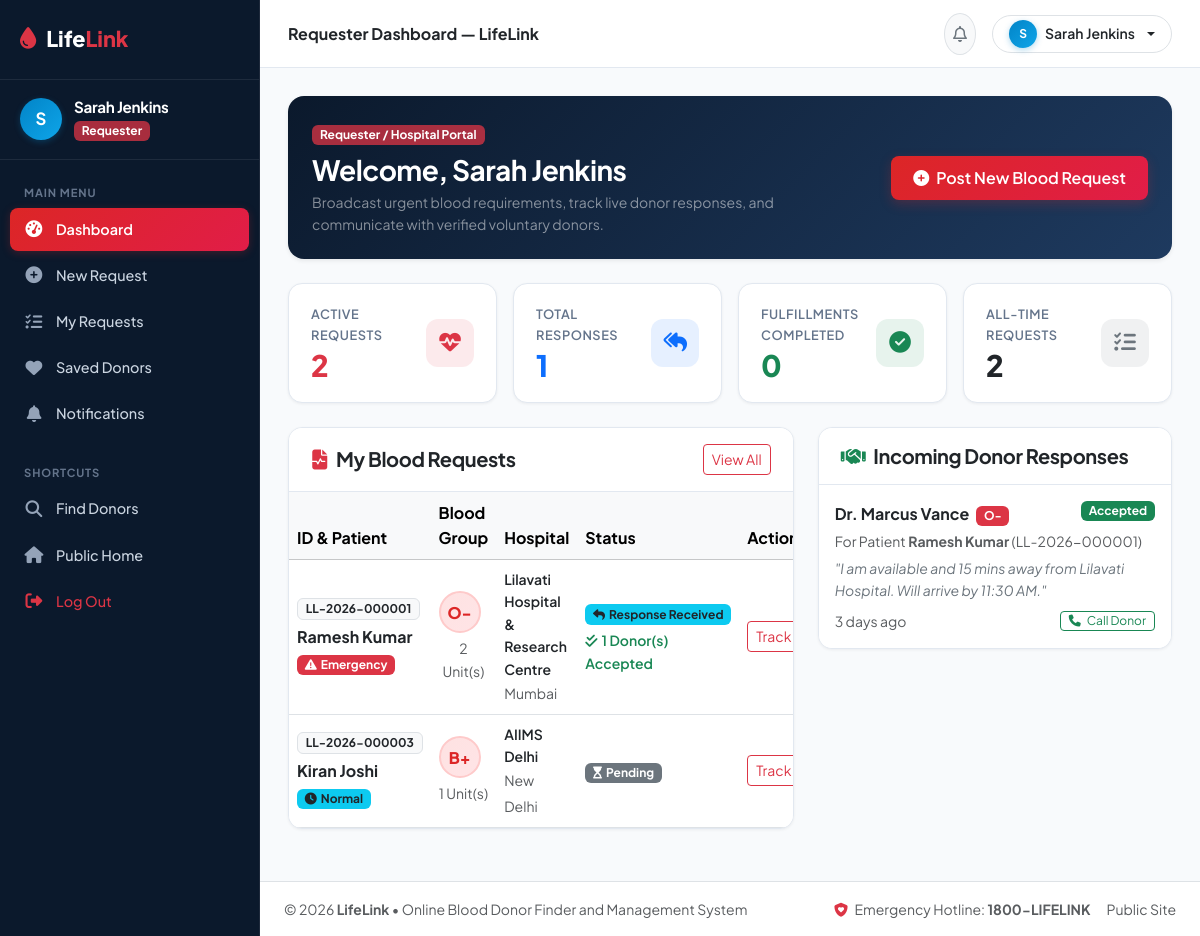
Page /requester/dashboard.php (signed in) on the committed database.
### tables this page shows
CREATE TABLE IF NOT EXISTS `blood_requests` (
  `request_id` INT AUTO_INCREMENT PRIMARY KEY,
  `unique_request_number` VARCHAR(30) UNIQUE NOT NULL,
  `requester_id` INT NOT NULL,
  `patient_name` VARCHAR(100) NOT NULL,
  `blood_group` ENUM('A+', 'A-', 'B+', 'B-', 'AB+', 'AB-', 'O+', 'O-') NOT NULL,
  `units_required` INT NOT NULL DEFAULT 1,
  `hospital_name` VARCHAR(150) NOT NULL,
  `hospital_address` TEXT NOT NULL,
  `state` VARCHAR(100) NOT NULL,
  `city` VARCHAR(100) NOT NULL,
  `pin_code` VARCHAR(20) NOT NULL,
  `required_date` DATE NOT NULL,
  `urgency` ENUM('Normal', 'Urgent', 'Emergency') DEFAULT 'Normal',
  `additional_information` TEXT NULL,
  `contact_person` VARCHAR(100) NOT NULL,
  `contact_phone` VARCHAR(20) NOT NULL,
  `status` ENUM('Pending', 'Donors Notified', 'Donor Response Received', 'Accepted', 'In Progress', 'Completed', 'Cancelled') DEFAULT 'Pending',
  `hospital_confirmed` TINYINT(1) DEFAULT 0,
  `hospital_confirmed_at` TIMESTAMP NULL,
  `hospital_notes` TEXT NULL,
  `created_at` TIMESTAMP DEFAULT CURRENT_TIMESTAMP,
  `updated_at` TIMESTAMP DEFAULT CURRENT_TIMESTAMP ON UPDATE CURRENT_TIMESTAMP,
  CONSTRAINT `fk_requests_requester` FOREIGN KEY (`requester_id`) REFERENCES `users` (`user_id`) ON DELETE CASCADE
);

CREATE TABLE IF NOT EXISTS `request_responses` (
  `response_id` INT AUTO_INCREMENT PRIMARY KEY,
  `request_id` INT NOT NULL,
  `donor_id` INT NOT NULL,
  `response_status` ENUM('Pending', 'Accepted', 'Rejected') DEFAULT 'Pending',
  `response_message` TEXT NULL,
  `consent_reviewed` TINYINT(1) DEFAULT 1,
  `consent_interest` TINYINT(1) DEFAULT 1,
  `consent_medical_confirmation` TINYINT(1) DEFAULT 1,
  `consent_contact_sharing` TINYINT(1) DEFAULT 1,
  `consent_date` TIMESTAMP NULL DEFAULT CURRENT_TIMESTAMP,
  `response_date` TIMESTAMP DEFAULT CURRENT_TIMESTAMP,
  UNIQUE KEY `unique_request_donor` (`request_id`, `donor_id`),
  CONSTRAINT `fk_responses_request` FOREIGN KEY (`request_id`) REFERENCES `blood_requests` (`request_id`) ON DELETE CASCADE,
  CONSTRAINT `fk_responses_donor` FOREIGN KEY (`donor_id`) REFERENCES `donors` (`donor_id`) ON DELETE CASCADE
);

CREATE TABLE IF NOT EXISTS `users` (
  `user_id` INT AUTO_INCREMENT PRIMARY KEY,
  `full_name` VARCHAR(100) NOT NULL,
  `email` VARCHAR(100) UNIQUE NOT NULL,
  `phone` VARCHAR(20) NOT NULL,
  `password` VARCHAR(255) NOT NULL,
  `role` ENUM('donor', 'requester', 'admin') NOT NULL DEFAULT 'donor',
  `account_status` ENUM('active', 'deactivated', 'suspended') DEFAULT 'active',
  `verification_status` ENUM('unverified', 'pending', 'verified', 'rejected') DEFAULT 'pending',
  `created_at` TIMESTAMP DEFAULT CURRENT_TIMESTAMP,
  `updated_at` TIMESTAMP DEFAULT CURRENT_TIMESTAMP ON UPDATE CURRENT_TIMESTAMP
);

CREATE TABLE IF NOT EXISTS `donors` (
  `donor_id` INT AUTO_INCREMENT PRIMARY KEY,
  `user_id` INT UNIQUE NOT NULL,
  `blood_group` ENUM('A+', 'A-', 'B+', 'B-', 'AB+', 'AB-', 'O+', 'O-') NOT NULL,
  `date_of_birth` DATE NULL,
  `gender` ENUM('Male', 'Female', 'Other') DEFAULT 'Male',
  `state` VARCHAR(100) NOT NULL,
  `city` VARCHAR(100) NOT NULL,
  `area` VARCHAR(100) NULL,
  `pin_code` VARCHAR(20) NOT NULL,
  `availability` ENUM('Available', 'Temporarily Unavailable', 'Not Accepting Requests') DEFAULT 'Available',
  `last_donation_date` DATE NULL,
  `profile_description` TEXT NULL,
  `badges` VARCHAR(255) DEFAULT 'First Donation',
  `hide_phone` TINYINT(1) DEFAULT 0,
  `screening_completed` TINYINT(1) DEFAULT 0,
  `screening_answers` TEXT NULL,
  `screening_date` TIMESTAMP NULL,
  `verification_notes` TEXT NULL,
  `created_at` TIMESTAMP DEFAULT CURRENT_TIMESTAMP,
  `updated_at` TIMESTAMP DEFAULT CURRENT_TIMESTAMP ON UPDATE CURRENT_TIMESTAMP,
  CONSTRAINT `fk_donors_user` FOREIGN KEY (`user_id`) REFERENCES `users` (`user_id`) ON DELETE CASCADE
);

### requester/dashboard.php (the view, shortened to what the rows shown need)
<?php
require_once __DIR__ . '/../includes/functions.php';
require_once __DIR__ . '/../includes/auth.php';
$currentUser = getCurrentUser();
$userId = $currentUser['user_id'];
try {
    $stmtReqs = $db->prepare("SELECT r.*,
                             (SELECT COUNT(*) FROM request_responses rr WHERE rr.request_id = r.request_id) as total_responses,
                             (SELECT COUNT(*) FROM request_responses rr WHERE rr.request_id = r.request_id AND rr.response_status = 'Accepted') as accepted_responses
                             FROM blood_requests r
                             WHERE r.requester_id = ?
                             ORDER BY (r.urgency = 'Emergency') DESC, r.created_at DESC LIMIT 5");
    $stmtReqs->execute([$userId]);
    $recentRequests = $stmtReqs->fetchAll();
    $stmtDonorResp = $db->prepare("SELECT rr.*, r.unique_request_number, r.patient_name, u.full_name as donor_name, u.phone as donor_phone, d.blood_group, d.city as donor_city
                                  FROM request_responses rr
                                  JOIN blood_requests r ON rr.request_id = r.request_id
                                  JOIN donors d ON rr.donor_id = d.donor_id
                                  JOIN users u ON d.user_id = u.user_id
                                  WHERE r.requester_id = ?
                                  ORDER BY rr.response_date DESC LIMIT 5");
    $stmtDonorResp->execute([$userId]);
    $recentResponses = $stmtDonorResp->fetchAll();
} catch (Exception $e) {
}
require_once __DIR__ . '/../includes/header.php';
?>
<div class="dashboard-layout">
    <div class="dashboard-main">
        <div class="dashboard-body">
            <div class="row g-4">
                <div class="col-lg-7">
                    <div class="content-card">
                        <div class="table-responsive">
                            <table class="table table-hover align-middle mb-0">
                                <thead class="table-light">
                                    <tr>
                                        <th>ID & Patient</th>
                                        <th>Blood Group</th>
                                        <th>Hospital</th>
                                        <th>Status</th>
                                        <th>Action</th>
                                    </tr>
                                </thead>
                                <tbody>
                                    <?php if (empty($recentRequests)): ?>
                                        <tr>
                                            <td colspan="5" class="text-center py-4 text-muted">
                                                You haven't submitted any blood requests yet.<br>
                                                <a href="<?= BASE_URL ?>/requester/create_request.php" class="btn btn-lifelink-red btn-sm mt-2">Create Request Now</a>
                                            </td>
                                        </tr>
                                    <?php else: ?>
                                        <?php foreach ($recentRequests as $r): ?>
                                            <tr>
                                                <td>
                                                    <span class="badge bg-light text-dark border d-block mb-1" style="width: fit-content;"><?= htmlspecialchars($r['unique_request_number']) ?></span>
                                                    <strong class="text-dark"><?= htmlspecialchars($r['patient_name']) ?></strong>
                                                    <div><?= getUrgencyBadge($r['urgency']) ?></div>
                                                </td>
                                                <td>
                                                    <span class="blood-badge" style="width: 42px; height: 42px; font-size: 1rem;">
                                                        <?= htmlspecialchars($r['blood_group']) ?>
                                                    </span>
                                                    <small class="d-block text-muted text-center mt-1"><?= (int)$r['units_required'] ?> Unit(s)</small>
                                                </td>
                                                <td>
                                                    <small class="text-dark d-block fw-semibold"><?= htmlspecialchars($r['hospital_name']) ?></small>
                                                    <small class="text-muted"><?= htmlspecialchars($r['city']) ?></small>
                                                </td>
                                                <td>
                                                    <?= getStatusBadge($r['status']) ?>
                                                    <?php if ($r['total_responses'] > 0): ?>
                                                        <small class="d-block text-success mt-1 fw-semibold">
                                                            <i class="fa-solid fa-check-double me-1"></i><?= (int)$r['accepted_responses'] ?> Donor(s) Accepted
                                                        </small>
                                                    <?php endif; ?>
                                                </td>
                                                <td>
                                                    <a href="<?= BASE_URL ?>/requester/request_details.php?id=<?= $r['request_id'] ?>" class="btn btn-sm btn-outline-danger">
                                                        Track
                                                    </a>
                                                </td>
                                            </tr>
                                        <?php endforeach; ?>
                                    <?php endif; ?>
                                </tbody>
                            </table>
                        </div>
                    </div>
                </div>
                <div class="col-lg-5">
                    <div class="content-card">
                        <div class="content-card-body p-0">
                            <?php if (empty($recentResponses)): ?>
                                <div class="p-4 text-center text-muted small">
                                    No donor responses received yet. Donors in the matching city are notified when you post requests.
                                </div>
                            <?php else: ?>
                                <div class="list-group list-group-flush">
                                    <?php foreach ($recentResponses as $resp): ?>
                                        <div class="list-group-item p-3">
                                            <div class="d-flex justify-content-between align-items-start mb-1">
                                                <div>
                                                    <strong class="text-dark"><?= htmlspecialchars($resp['donor_name']) ?></strong>
                                                    <span class="badge bg-danger ms-1"><?= htmlspecialchars($resp['blood_group']) ?></span>
                                                </div>
                                                <?php if ($resp['response_status'] === 'Accepted'): ?>
                                                    <span class="badge bg-success">Accepted</span>
                                                <?php else: ?>
                                                    <span class="badge bg-secondary">Declined</span>
                                                <?php endif; ?>
                                            </div>
                                            <small class="text-muted d-block mb-1">
                                                For Patient <strong><?= htmlspecialchars($resp['patient_name']) ?></strong> (<?= htmlspecialchars($resp['unique_request_number']) ?>)
                                            </small>
                                            <p class="small text-secondary mb-2 fst-italic">"<?= htmlspecialchars($resp['response_message'] ?: 'Ready to assist.') ?>"</p>
                                            <div class="d-flex justify-content-between align-items-center">
                                                <small class="text-muted"><?= timeAgo($resp['response_date']) ?></small>
                                                <?php if ($resp['response_status'] === 'Accepted'): ?>
                                                    <a href="tel:<?= htmlspecialchars($resp['donor_phone']) ?>" class="btn btn-sm btn-outline-success py-0 px-2" style="font-size: 0.75rem;">
                                                        <i class="fa-solid fa-phone me-1"></i> Call Donor
                                                    </a>
                                                <?php endif; ?>
                                            </div>
                                        </div>
                                    <?php endforeach; ?>
                                </div>
                            <?php endif; ?>
                        </div>
                    </div>
                </div>
            </div>
<?php require_once __DIR__ . '/../includes/dashboard_footer.php'; ?>

### includes/functions.php (shortened to what the rows shown need)
<?php
function timeAgo($datetime) {
    $time = strtotime($datetime);
    $diff = time() - $time;
    if ($diff < 604800) return round($diff / 86400) . ' days ago';
    return date('d M Y', $time);
}
function getUrgencyBadge($urgency) {
    switch (strtolower($urgency)) {
        case 'emergency':
            return '<span class="badge bg-danger text-white"><i class="fa-solid fa-triangle-exclamation me-1"></i>Emergency</span>';
        default:
            return '<span class="badge bg-info text-dark"><i class="fa-solid fa-clock me-1"></i>Normal</span>';
    }
}
function getStatusBadge($status) {
    switch ($status) {
        case 'Pending':
            return '<span class="badge bg-secondary"><i class="fa-solid fa-hourglass-start me-1"></i>Pending</span>';
        case 'Donor Response Received':
            return '<span class="badge bg-info text-dark"><i class="fa-solid fa-reply me-1"></i>Response Received</span>';
    }
}

### rows in the picture
blood_requests: unique_request_number "LL-2026-000001", patient_name "Ramesh Kumar", urgency "Emergency" (drawn), blood_group "O-", units_required "2", hospital_name "Lilavati Hospital & Research Centre", city "Mumbai", shows "Response Received", accepted_responses "1"
blood_requests: unique_request_number "LL-2026-000003", patient_name "Kiran Joshi", urgency "Normal" (drawn), blood_group "B+", units_required "1", hospital_name "AIIMS Delhi", city "New Delhi", status "Pending" (drawn)
request_responses: users.full_name "Dr. Marcus Vance", donor.blood_group "O-", response_status "Accepted", request.patient_name "Ramesh Kumar", request.unique_request_number "LL-2026-000001", response_message "I am available and 15 mins away from Lilavati Hospital. Will arrive by 11:30 AM.", response_date "3 days ago"

### other values in the picture
substr($currentUser['full_name'] ?? 'U', 0, 1) "S"
$currentUser['full_name'] "Sarah Jenkins"
$role "Requester"
$pageTitle "Requester Dashboard — LifeLink"
$activeRequests "2"
$totalResponses "1"
$completedRequests "0"
$totalRequests "2"
